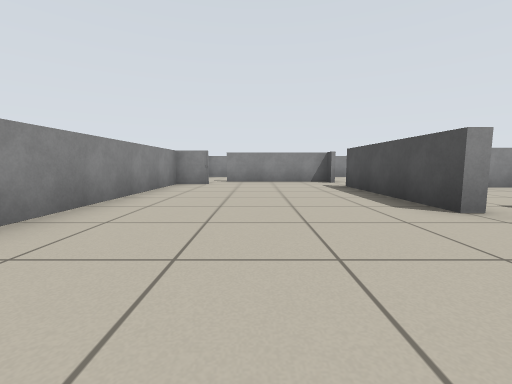
View 1 (above)

16 first-person views from a walk through a robot-simulator world made for Stage. The camera is 0.57 m above the floor, tilts 6° down and sees 90° across. The lines on the ground mark 1 m squares. The floor is counted in squares, 1 m on a side. Each view is taken from the middle of a square. On the plan, view 1 faces up. The plan holds only what a view shows up to about 9 squares ahead; the rest is blank. Robots are left out.

View 2
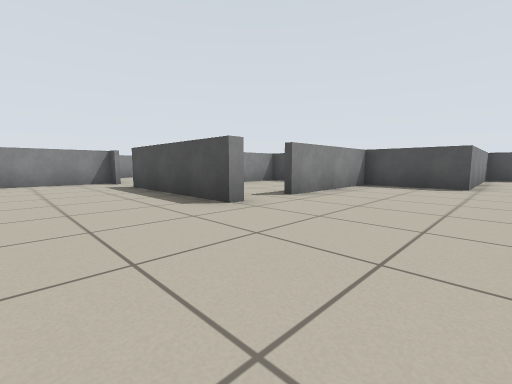

View 3
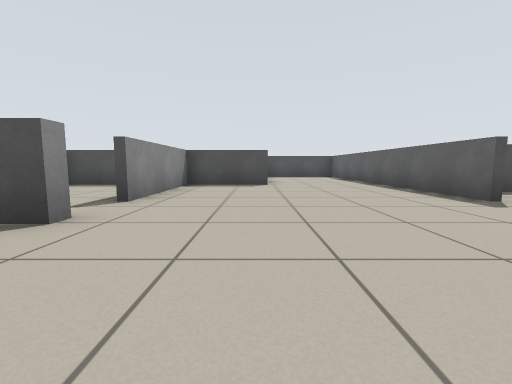

View 4
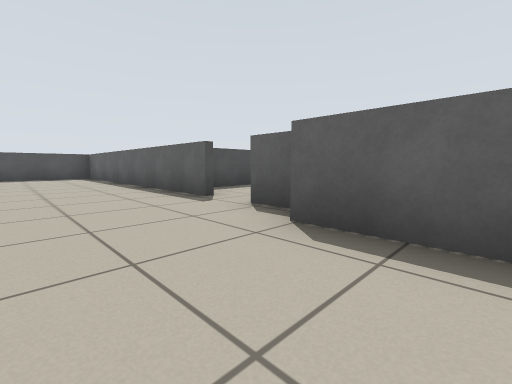

View 5
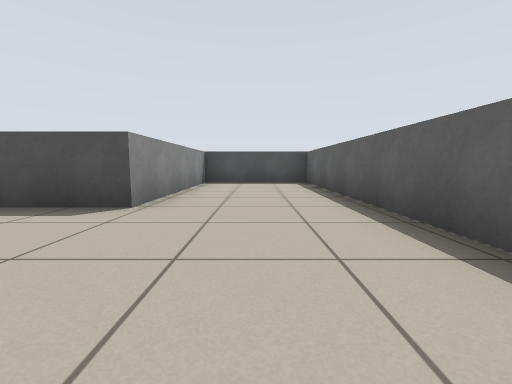

View 6
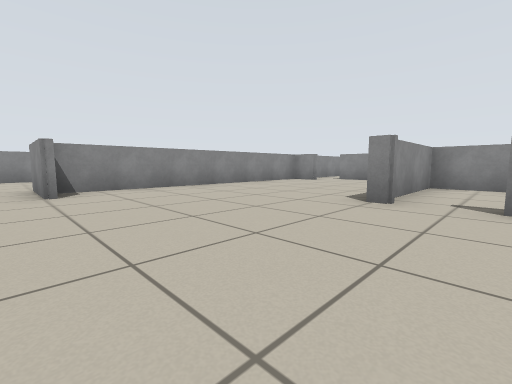

View 7
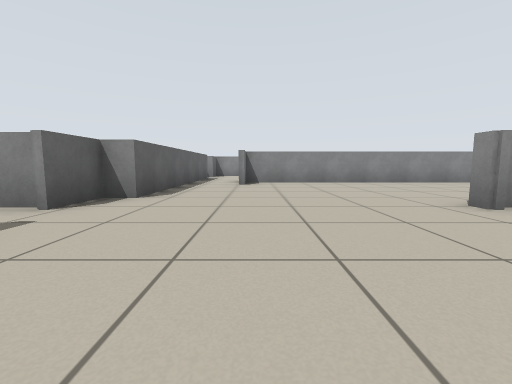

View 8
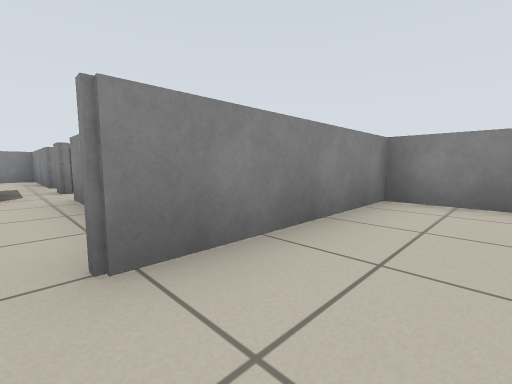

View 9
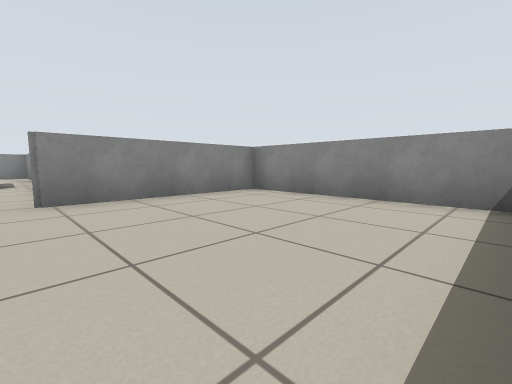

View 10
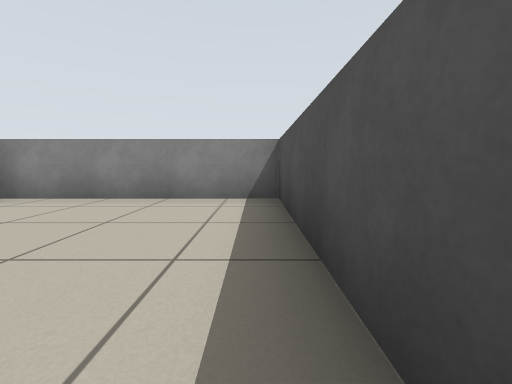

View 11
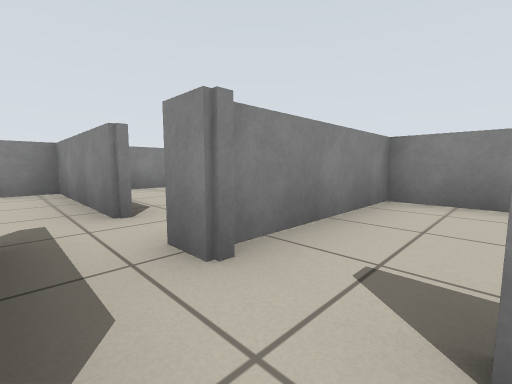

View 12
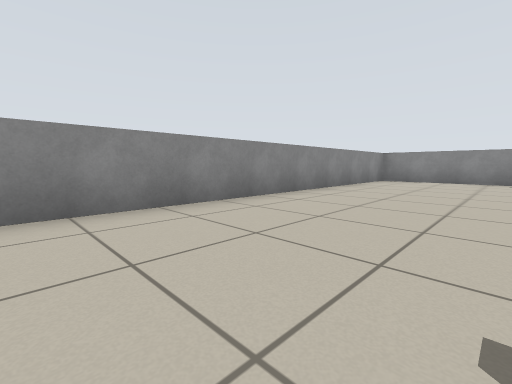

View 13
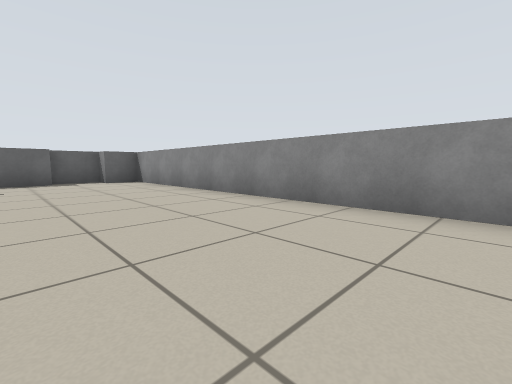

View 14
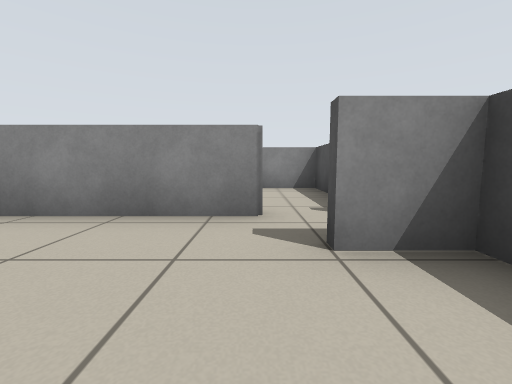

View 15
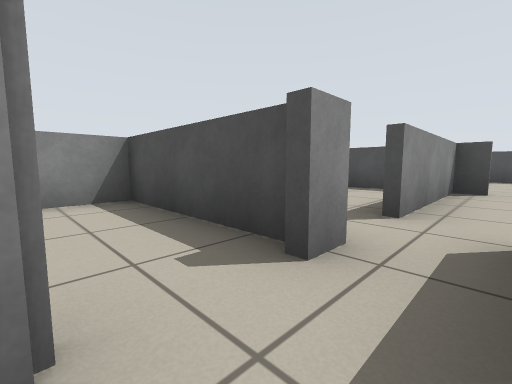

View 16
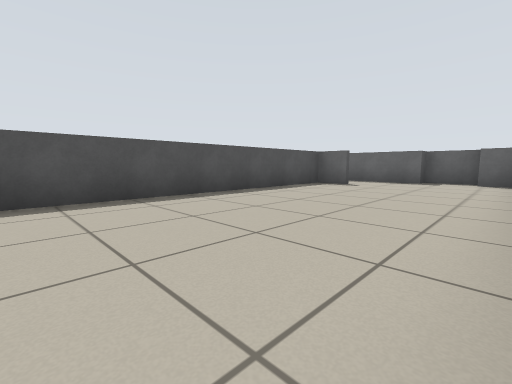

### Floor plan
Key: @ floor where view 1 was taken; # wall or solid block; x gap in a wall; . floor.
Columns run from 8 left of view 1 to 13 right of it. Each row starts with its distance up from view 1.
 13           #######
 12     ####  #.....#
 11  #  . #.  #.....#
 10  #... #...#.....#
  9 ####x##x###.....#
  8 #....##.........#
  7 #....#....#######
  6 #....#....##   #
  5 #....#....##...#
  4 #....#....##...#
  3 #....#.....#x####
  2 #....#..........#
  1 #....#..........######
  0 #....##.@............#
 -1 #....................#
 -2 ##.#######...........#
 -3  ###     ###x#########
 -4           # .#
 -5              #

Positions as (right, up) in squares from view 1, and headings:
1: (0, 0), facing up
2: (0, 0), facing up-right
3: (0, 1), facing right
4: (0, 0), facing down-right
5: (4, -1), facing right
6: (4, -1), facing up-left
7: (6, 0), facing left
8: (4, 8), facing up-left
9: (7, 8), facing up-left
10: (7, 8), facing up
11: (-1, 8), facing up-left
12: (-4, -1), facing up-left
13: (-4, 7), facing down-left
14: (-4, 6), facing up
15: (-4, 8), facing up-right
16: (-7, 7), facing down-right
